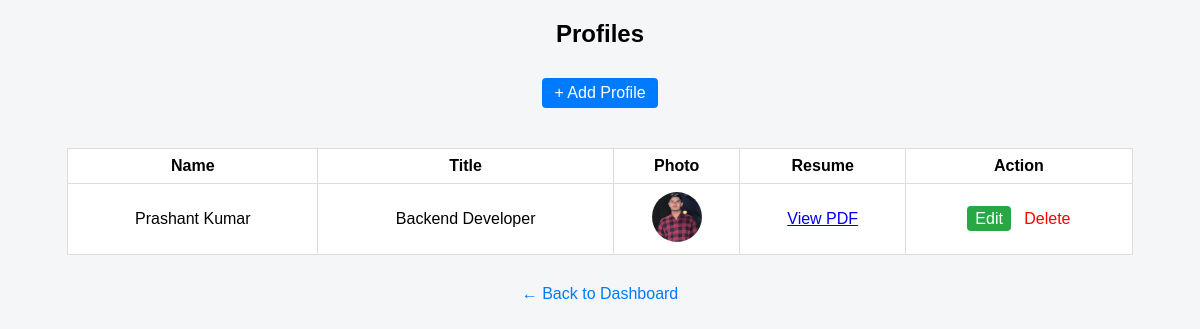
The page /admin/profile_list.php (signed in) on the database its author committed.
### tables this page shows
CREATE TABLE IF NOT EXISTS `profile` (
  `id` int NOT NULL AUTO_INCREMENT,
  `name` varchar(100) DEFAULT NULL,
  `title` varchar(150) DEFAULT NULL,
  `about` text,
  `profile_photo` varchar(255) DEFAULT NULL,
  `resume_pdf` varchar(255) DEFAULT NULL,
  PRIMARY KEY (`id`)
);

### admin/profile_list.php (the view, shortened to what this page needs)
<?php
require "db.php";
$profiles = $pdo->query("SELECT * FROM profile ORDER BY id DESC")->fetchAll();
?>
<!DOCTYPE html>
<html>
<head>
</head>
<body>
    <h2 style="text-align:center;">Profiles</h2>
    <p style="text-align:center;"><a href="profile_add.php" class="add">+ Add Profile</a></p>
    <table>
        <tr>
            <th>Name</th>
            <th>Title</th>
            <th>Photo</th>
            <th>Resume</th>
            <th>Action</th>
        </tr>
        <?php foreach ($profiles as $p): ?>
            <tr>
                <td><?= $p['name'] ?></td>
                <td><?= $p['title'] ?></td>
                <td>
                    <?php if ($p['profile_photo']): ?>
                        <img src="uploads/<?= $p['profile_photo'] ?>" alt="Photo">
                    <?php endif; ?>
                </td>
                <td>
                    <?php if ($p['resume_pdf']): ?>
                        <a href="uploads/<?= $p['resume_pdf'] ?>" target="_blank">View PDF</a>
                    <?php endif; ?>
                </td>
                <td>
                    <a href="profile_edit.php?id=<?= $p['id'] ?>" class="edit">Edit</a>
                    <a href="profile_delete.php?id=<?= $p['id'] ?>" class="delete"
                        onclick="return confirm('Delete this profile?')">Delete</a>
                </td>
            </tr>
        <?php endforeach; ?>
    </table>
    <a href="dashboard.php" style="display:block; text-align:center; margin-top:20px; text-decoration:none; color:#007bff;">← Back to Dashboard</a>
</body>
</html>

### admin/profile_list.php (style rules this page uses)
body { font-family: Arial; background: #f4f6f8; }
table { width: 90%; margin: 30px auto; border-collapse: collapse; background: #fff; }
th, td { border: 1px solid #ddd; padding: 8px; text-align: center; }
img { width: 50px; height: 50px; border-radius: 50%; object-fit: cover; }
a.delete { color: red; text-decoration: none; }
a.edit { color: white; text-decoration: none; background: #28a745; padding: 4px 8px; border-radius: 4px; }
a.add { display: inline-block; margin: 10px auto; text-align: center; text-decoration: none; background: #007bff; color: #fff; padding: 6px 12px; border-radius: 4px; }

### rows shown on the page
profile: name "Prashant Kumar", title "Backend Developer", profile_photo (picture)
